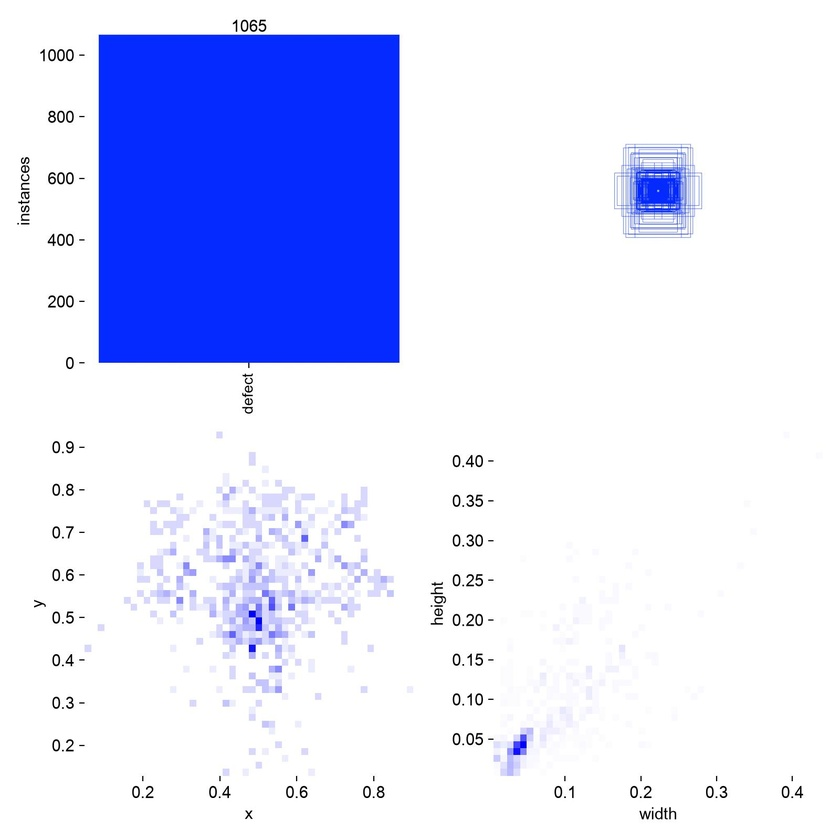
#> input picture data-9.12/runs/ablation_constrained_stats-2/labels.jpg, 840 x 840 px, shrunk from 1600 x 1600 before the run
$ python -i synth_defects.py   (imports and definitions only)
#> lines starting #> are read from the running program, lines starting #| are printed output that depends on the picture; after the words box and inside, x2 and y2 are one past the last pixel; in counts of white or black regions, pixels touching at a corner belong together
#> further down, picture is the input picture: shape (840, 840, 3); mean B, G, R 252.7, 221.2, 215.9
from __future__ import annotations

import argparse
import random
from pathlib import Path

import cv2
import numpy as np
try:
    from tqdm import tqdm
except ImportError:
    tqdm = lambda x, **_: x

from common import ensure_dir, load_yolo_labels, read_image, save_yolo_labels, xyxy_to_yolo


def irregular_polygon(cx, cy, rw, rh, points=9):
    """生成不规则多边形，作为合成缺陷的大致轮廓。"""
    angles = np.linspace(0, 2 * np.pi, points, endpoint=False)
    random.shuffle(angles)
    poly = []
    for angle in sorted(angles):
        radius = random.uniform(0.55, 1.0)
        x = cx + np.cos(angle) * rw * radius
        y = cy + np.sin(angle) * rh * radius
        poly.append([int(x), int(y)])
    return np.array(poly, dtype=np.int32)


def synthesize(image, entity_mask=None, templates=None, rng=None, position_jitter=0.03, size_jitter=0.12, appearance="dark", strength=(0.45, 0.70), max_attempts=30):
    """随机在无缺陷 ROI 上制造模糊、暗斑或裂纹式缺陷，并返回其外接框。"""
#> called with position_jitter = 0.03, size_jitter = 0.12, appearance = 'dark', strength = (0.45, 0.7), max_attempts = 30
    h, w = image.shape[:2]
#> h = 840; w = 840
    rng = rng or random
    if entity_mask is not None and np.any(entity_mask):
        ys, xs = np.where(entity_mask > 0)
        ex1, ey1, ex2, ey2 = xs.min(), ys.min(), xs.max() + 1, ys.max() + 1
        ew, eh = ex2 - ex1, ey2 - ey1
    else:
        ex1, ey1, ex2, ey2, ew, eh = 0, 0, w, h, w, h
#> ex1 = 0; ey1 = 0; ex2 = 840; ey2 = 840; ew = 840; eh = 840
    for _ in range(max_attempts):
        if templates and entity_mask is not None:
            tx, ty, tw, th = rng.choice(templates)
            scale = rng.uniform(max(0.01, 1 - size_jitter), 1 + size_jitter)
            defect_w, defect_h = tw * ew * scale, th * eh * scale
            cx = ex1 + (tx + rng.uniform(-position_jitter, position_jitter)) * ew
            cy = ey1 + (ty + rng.uniform(-position_jitter, position_jitter)) * eh
        else:
            defect_w = rng.uniform(0.05, 0.14) * ew
            defect_h = rng.uniform(0.05, 0.18) * eh
            cx = rng.uniform(0.25, 0.75) * w
            cy = rng.uniform(0.20, 0.80) * h
        poly = irregular_polygon(cx, cy, defect_w / 2, defect_h / 2)
        mask = np.zeros((h, w), dtype=np.uint8)
        cv2.fillPoly(mask, [poly], 255)
        if entity_mask is not None:
            mask = cv2.bitwise_and(mask, (entity_mask > 0).astype(np.uint8) * 255)
        if entity_mask is None or cv2.countNonZero(mask) >= 0.8 * max(1, cv2.contourArea(poly.astype(np.float32))):
            break
    else:
        return None
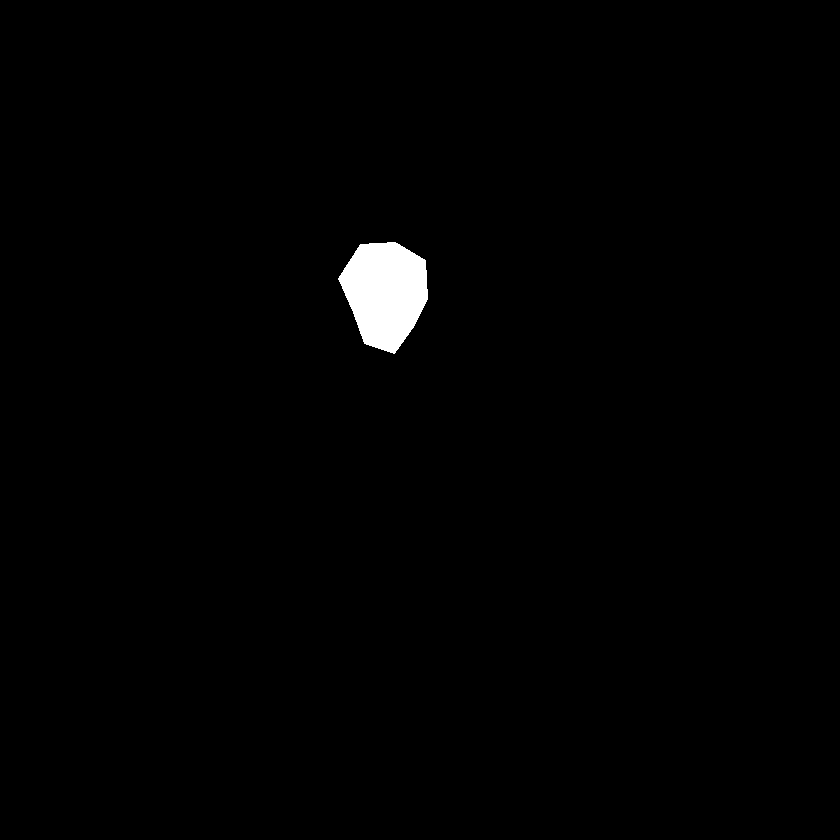
#> mask: shape (840, 840); 1% white; 1 white region, box (x1, y1, x2, y2) and area: (338, 242, 428, 354) 7107
    mode = appearance
    out = image.copy()
    if mode == "erase":
        blur = cv2.GaussianBlur(image, (31, 31), 0)
        out[mask > 0] = blur[mask > 0]
    elif mode == "dark":
        shadow = out.astype(np.float32)
        shadow[mask > 0] *= rng.uniform(*strength)
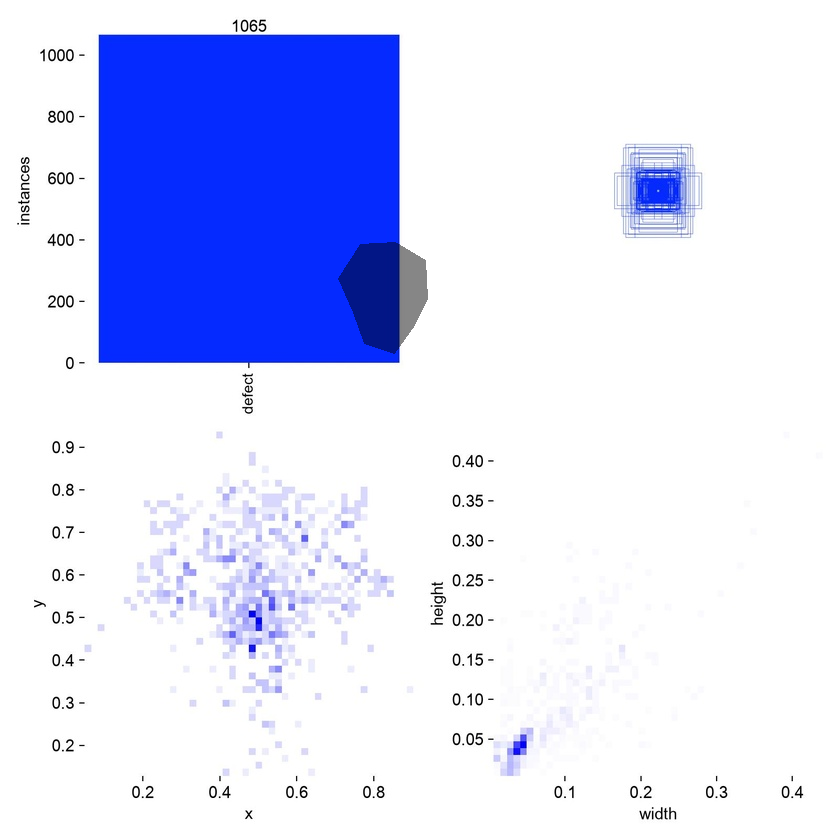
#> shadow: shape (840, 840, 3) float32; mean B, G, R 252.4, 221.3, 216.1
        out = np.clip(shadow, 0, 255).astype(np.uint8)
    else:
        pts = poly.reshape(-1, 2)
        for i in range(len(pts) - 1):
            cv2.line(out, tuple(pts[i]), tuple(pts[i + 1]), (20, 20, 20), random.randint(1, 3), cv2.LINE_AA)
        out = cv2.GaussianBlur(out, (3, 3), 0)

    x, y, bw, bh = cv2.boundingRect(mask)
#> x = 338; y = 242; bw = 90; bh = 112
    return out, (x, y, x + bw, y + bh)


# [72 lines left out: function main, not called in this run]


# [2 lines not run here, left out]

>>> import cv2
>>> picture = cv2.imread('../../../data-9.12/runs/ablation_constrained_stats-2/labels.jpg')
>>> result = synthesize(picture)
